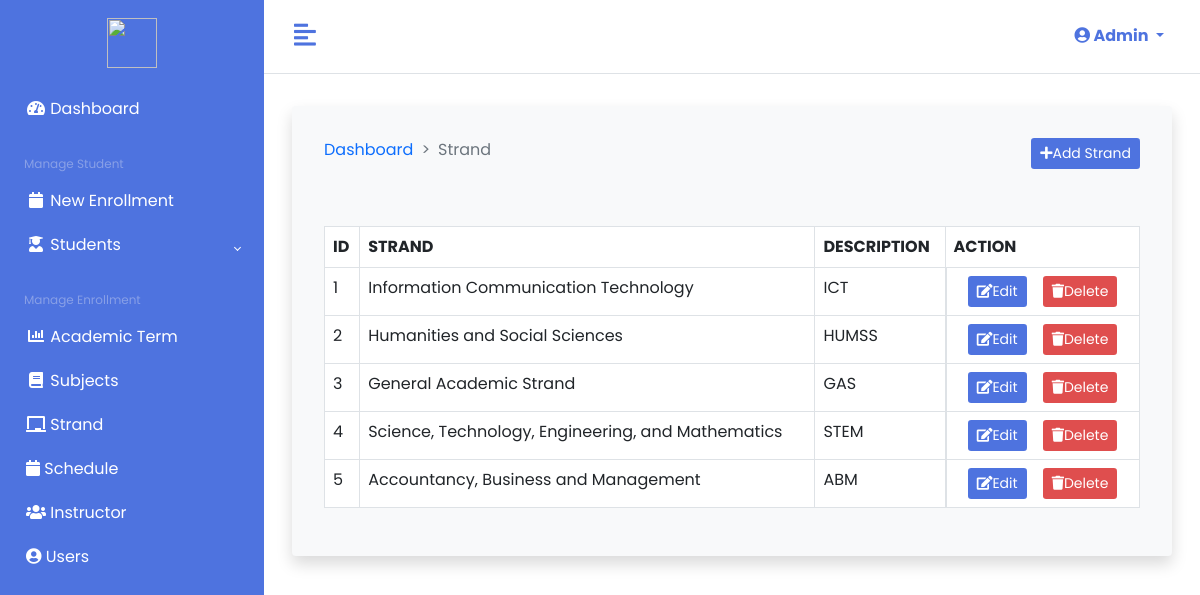
The app's page /admin/strand.php (signed in) with its own data.
### tables this page shows
CREATE TABLE `strands` (
  `STRAND_ID` int(20) NOT NULL,
  `STRAND` varchar(255) NOT NULL,
  `DESCRIPTION` varchar(255) NOT NULL,
  `DATE` timestamp NOT NULL DEFAULT current_timestamp() ON UPDATE current_timestamp()
);

### private/config/Database.php (called while the page is built, shortened)
<?php
class Database
{
    protected $localhost = "localhost";
    protected $username = "root";
    protected $password = "";
    protected $database = "enrollment_system_db";
    protected $conn;
    public function __construct()
    {
        try {
            $this->conn = new PDO("mysql:host=$this->localhost;dbname=$this->database", $this->username, $this->password);
            $this->conn->setAttribute(PDO::ATTR_ERRMODE, PDO::ERRMODE_EXCEPTION);
        } catch (PDOException $e) {
            echo "Connection failed: " . $e->getMessage();
        }
    }
    public function getAll($TableName)
    {
        $sql = "SELECT * FROM `$TableName`";
        $stmt = $this->conn->prepare($sql);
        $stmt->execute();
        return $stmt;
    }
}

### private/classes/admin/StrandClass.php (called while the page is built, shortened)
<?php
class StrandClass extends Database
{
    public function fetch_strand()
    {
        $query = $this->getAll('strands');
        while ($row = $query->fetch(PDO::FETCH_OBJ)) {
            $data[] = $row;
        }
        return isset($data) ? $data : false;
    }
}

### admin/strand.php (the view, shortened to what this page needs)
<?php
$strand = new StrandClass;
$strand->index();
$strand->create_strand();
$data = $strand->fetch_strand();
?>
<!DOCTYPE html>
<html lang="en">
<head>
    <link href="<?= ADMIN_ASSET . 'fontawesome/css/all.min.css'; ?>" rel="stylesheet">
    <link href="<?= ADMIN_ASSET . 'bootstrap/css/bootstrap.min.css'; ?>" rel="stylesheet">
    <link href="<?= ADMIN_ASSET . 'css/style.css'; ?>" rel="stylesheet">
    <link href="<?= ADMIN_ASSET . 'css/datatables.min.css'; ?>" rel="stylesheet">
</head>
<body>
    <div class="d-flex">
        <?php include_once ADMIN_ASSET . 'include/sidebar.php'; ?>
        <div class="main">
            <?php include_once ADMIN_ASSET . 'include/navbar.php'; ?>
            <main class="p-3">
                <div class="container-fluid">
                    <div class="row mt-3">
                        <div class="col-sm-12">
                            <div class="card shadow border-0 p-3 bg-light">
                                <div class="card-body">
                                    <div class="mb-5 justify-content-between d-flex">
                                        <nav style="--bs-breadcrumb-divider: '>';" aria-label="breadcrumb">
                                            <ol class="breadcrumb">
                                                <li class="breadcrumb-item"><a href="dashboard.php">Dashboard</a></li>
                                                <li class="breadcrumb-item active" aria-current="page">Strand</li>
                                            </ol>
                                        </nav>
                                        <div>
                                            <button class="btn btn-sm btn-blue" data-bs-toggle="modal" data-bs-target="#add-strand-modal"><i class="fas fa-plus"></i>Add Strand</button>
                                        </div>
                                    </div>
                                    <table class="table table-bordered bg-body" id="table">
                                        <thead>
                                            <tr>
                                                <th>ID</th>
                                                <th>STRAND</th>
                                                <th>DESCRIPTION</th>
                                                <th>ACTION</th>
                                            </tr>
                                        </thead>
                                        <tbody>
                                            <?php if ($data): ?>
                                                <?php
                                                $no = 1;
                                                foreach ($data as $row):
                                                ?>
                                                    <tr>
                                                        <td><?= $no++ ?></td>
                                                        <td><?= $row->STRAND ?></td>
                                                        <td><?= $row->DESCRIPTION ?></td>
                                                        <td class="justify-content-center d-flex">
                                                            <button id="edit-btn" value="<?= $row->STRAND_ID ?>" class="btn btn-sm btn-blue mx-2"><i class="fas fa-edit"></i>Edit</button>
                                                            <a href="strand.php?delete_id=<?= $row->STRAND_ID ?>" onclick="return window.confirm('Are you want to delete?')" class="btn btn-sm btn-red mx-2"><i class="fas fa-trash"></i>Delete</a>
                                                        </td>
                                                    </tr>
                                                <?php endforeach; ?>
                                            <?php endif; ?>
                                        </tbody>
                                    </table>
                                </div>
                            </div>
                        </div>
                    </div>
                </div>
            </main>
        </div>
    </div>
</body>
</html>

### public/css/style.css (style rules this page uses)
:root { --bs-blue: #4e73df; --bs-red: #df4e4e; --bs-green: #44ca7c; --bs-orange: #ec7f25; }
* { font-family: "Poppins", sans-serif; }
.btn-blue { color: #fff; background-color: var(--bs-blue); }
.btn-red { color: #fff; background-color: var(--bs-red); }
a { text-decoration: none; }
.main { min-height: 100vh; width: 100%; overflow: hidden; background-color: #fff; }

### records on screen
strands: STRAND "Information Communication Technology", DESCRIPTION "ICT", $row->STRAND_ID 2 (drawn)
strands: STRAND "Humanities and Social Sciences", DESCRIPTION "HUMSS", $row->STRAND_ID 3 (drawn)
strands: STRAND "General Academic Strand", DESCRIPTION "GAS", $row->STRAND_ID 4 (drawn)
strands: STRAND "Science, Technology, Engineering, and Mathematics", DESCRIPTION "STEM", $row->STRAND_ID 5 (drawn)
strands: STRAND "Accountancy, Business and Management", DESCRIPTION "ABM", $row->STRAND_ID 6 (drawn)

### other values on screen
Session::get('admin_username') "Admin"
